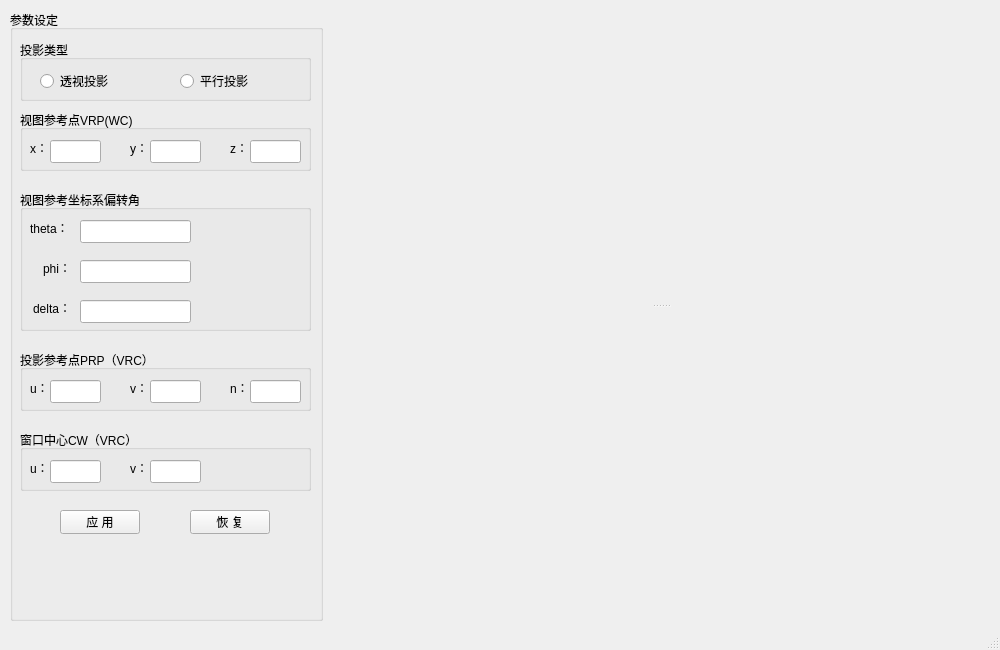
<?xml version="1.0" encoding="UTF-8"?>
<ui version="4.0">
 <class>MainWindow</class>
 <widget class="QMainWindow" name="MainWindow">
  <property name="geometry">
   <rect>
    <x>0</x>
    <y>0</y>
    <width>1000</width>
    <height>650</height>
   </rect>
  </property>
  <property name="windowTitle">
   <string>3D房屋绘制</string>
  </property>
  <widget class="QWidget" name="centralwidget">
   <widget class="QGroupBox" name="groupBox_set">
    <property name="geometry">
     <rect>
      <x>10</x>
      <y>10</y>
      <width>313</width>
      <height>611</height>
     </rect>
    </property>
    <property name="styleSheet">
     <string notr="true"/>
    </property>
    <property name="title">
     <string>参数设定</string>
    </property>
    <widget class="QGroupBox" name="groupBox_projection">
     <property name="geometry">
      <rect>
       <x>10</x>
       <y>30</y>
       <width>291</width>
       <height>61</height>
      </rect>
     </property>
     <property name="title">
      <string>投影类型</string>
     </property>
     <widget class="QRadioButton" name="radioButton_perspective">
      <property name="geometry">
       <rect>
        <x>20</x>
        <y>30</y>
        <width>97</width>
        <height>22</height>
       </rect>
      </property>
      <property name="text">
       <string>透视投影</string>
      </property>
     </widget>
     <widget class="QRadioButton" name="radioButton_parallel">
      <property name="geometry">
       <rect>
        <x>160</x>
        <y>30</y>
        <width>97</width>
        <height>22</height>
       </rect>
      </property>
      <property name="text">
       <string>平行投影</string>
      </property>
     </widget>
    </widget>
    <widget class="QGroupBox" name="groupBox_vrp">
     <property name="geometry">
      <rect>
       <x>10</x>
       <y>100</y>
       <width>291</width>
       <height>61</height>
      </rect>
     </property>
     <property name="title">
      <string>视图参考点VRP(WC)</string>
     </property>
     <widget class="QLabel" name="label">
      <property name="geometry">
       <rect>
        <x>10</x>
        <y>30</y>
        <width>21</width>
        <height>16</height>
       </rect>
      </property>
      <property name="text">
       <string>x：</string>
      </property>
     </widget>
     <widget class="QLabel" name="label_2">
      <property name="geometry">
       <rect>
        <x>110</x>
        <y>30</y>
        <width>21</width>
        <height>16</height>
       </rect>
      </property>
      <property name="text">
       <string>y：</string>
      </property>
     </widget>
     <widget class="QLabel" name="label_3">
      <property name="geometry">
       <rect>
        <x>210</x>
        <y>30</y>
        <width>16</width>
        <height>16</height>
       </rect>
      </property>
      <property name="text">
       <string>z：</string>
      </property>
     </widget>
     <widget class="QLineEdit" name="lineEdit_vrpx">
      <property name="geometry">
       <rect>
        <x>30</x>
        <y>30</y>
        <width>51</width>
        <height>23</height>
       </rect>
      </property>
     </widget>
     <widget class="QLineEdit" name="lineEdit_vrpy">
      <property name="geometry">
       <rect>
        <x>130</x>
        <y>30</y>
        <width>51</width>
        <height>23</height>
       </rect>
      </property>
     </widget>
     <widget class="QLineEdit" name="lineEdit_vrpz">
      <property name="geometry">
       <rect>
        <x>230</x>
        <y>30</y>
        <width>51</width>
        <height>23</height>
       </rect>
      </property>
     </widget>
    </widget>
    <widget class="QGroupBox" name="groupBox_4">
     <property name="geometry">
      <rect>
       <x>10</x>
       <y>180</y>
       <width>291</width>
       <height>141</height>
      </rect>
     </property>
     <property name="title">
      <string>视图参考坐标系偏转角</string>
     </property>
     <widget class="QLabel" name="label_4">
      <property name="geometry">
       <rect>
        <x>10</x>
        <y>30</y>
        <width>41</width>
        <height>16</height>
       </rect>
      </property>
      <property name="text">
       <string>theta：</string>
      </property>
     </widget>
     <widget class="QLabel" name="label_5">
      <property name="geometry">
       <rect>
        <x>10</x>
        <y>70</y>
        <width>41</width>
        <height>16</height>
       </rect>
      </property>
      <property name="layoutDirection">
       <enum>Qt::RightToLeft</enum>
      </property>
      <property name="text">
       <string>phi：</string>
      </property>
      <property name="alignment">
       <set>Qt::AlignRight|Qt::AlignTrailing|Qt::AlignVCenter</set>
      </property>
     </widget>
     <widget class="QLabel" name="label_6">
      <property name="geometry">
       <rect>
        <x>10</x>
        <y>110</y>
        <width>41</width>
        <height>16</height>
       </rect>
      </property>
      <property name="layoutDirection">
       <enum>Qt::RightToLeft</enum>
      </property>
      <property name="text">
       <string>delta：</string>
      </property>
      <property name="alignment">
       <set>Qt::AlignRight|Qt::AlignTrailing|Qt::AlignVCenter</set>
      </property>
     </widget>
     <widget class="QLineEdit" name="lineEdit_theta">
      <property name="geometry">
       <rect>
        <x>60</x>
        <y>30</y>
        <width>111</width>
        <height>23</height>
       </rect>
      </property>
     </widget>
     <widget class="QLineEdit" name="lineEdit_phi">
      <property name="geometry">
       <rect>
        <x>60</x>
        <y>70</y>
        <width>111</width>
        <height>23</height>
       </rect>
      </property>
     </widget>
     <widget class="QLineEdit" name="lineEdit_delta">
      <property name="geometry">
       <rect>
        <x>60</x>
        <y>110</y>
        <width>111</width>
        <height>23</height>
       </rect>
      </property>
     </widget>
    </widget>
    <widget class="QGroupBox" name="groupBox_prp">
     <property name="geometry">
      <rect>
       <x>10</x>
       <y>340</y>
       <width>291</width>
       <height>61</height>
      </rect>
     </property>
     <property name="title">
      <string>投影参考点PRP（VRC）</string>
     </property>
     <widget class="QLabel" name="label_9">
      <property name="geometry">
       <rect>
        <x>210</x>
        <y>30</y>
        <width>16</width>
        <height>16</height>
       </rect>
      </property>
      <property name="text">
       <string>n：</string>
      </property>
     </widget>
     <widget class="QLineEdit" name="lineEdit_prpu">
      <property name="geometry">
       <rect>
        <x>30</x>
        <y>30</y>
        <width>51</width>
        <height>23</height>
       </rect>
      </property>
     </widget>
     <widget class="QLabel" name="label_7">
      <property name="geometry">
       <rect>
        <x>10</x>
        <y>30</y>
        <width>21</width>
        <height>16</height>
       </rect>
      </property>
      <property name="text">
       <string>u：</string>
      </property>
     </widget>
     <widget class="QLabel" name="label_8">
      <property name="geometry">
       <rect>
        <x>110</x>
        <y>30</y>
        <width>21</width>
        <height>16</height>
       </rect>
      </property>
      <property name="text">
       <string>v：</string>
      </property>
     </widget>
     <widget class="QLineEdit" name="lineEdit_prpv">
      <property name="geometry">
       <rect>
        <x>130</x>
        <y>30</y>
        <width>51</width>
        <height>23</height>
       </rect>
      </property>
     </widget>
     <widget class="QLineEdit" name="lineEdit_prpn">
      <property name="geometry">
       <rect>
        <x>230</x>
        <y>30</y>
        <width>51</width>
        <height>23</height>
       </rect>
      </property>
     </widget>
    </widget>
    <widget class="QGroupBox" name="groupBox_6">
     <property name="geometry">
      <rect>
       <x>10</x>
       <y>420</y>
       <width>291</width>
       <height>61</height>
      </rect>
     </property>
     <property name="title">
      <string>窗口中心CW（VRC）</string>
     </property>
     <widget class="QLabel" name="label_10">
      <property name="geometry">
       <rect>
        <x>10</x>
        <y>30</y>
        <width>21</width>
        <height>16</height>
       </rect>
      </property>
      <property name="text">
       <string>u：</string>
      </property>
     </widget>
     <widget class="QLineEdit" name="lineEdit_cwv">
      <property name="geometry">
       <rect>
        <x>130</x>
        <y>30</y>
        <width>51</width>
        <height>23</height>
       </rect>
      </property>
     </widget>
     <widget class="QLabel" name="label_11">
      <property name="geometry">
       <rect>
        <x>110</x>
        <y>30</y>
        <width>21</width>
        <height>16</height>
       </rect>
      </property>
      <property name="text">
       <string>v：</string>
      </property>
     </widget>
     <widget class="QLineEdit" name="lineEdit_cwu">
      <property name="geometry">
       <rect>
        <x>30</x>
        <y>30</y>
        <width>51</width>
        <height>23</height>
       </rect>
      </property>
     </widget>
    </widget>
    <widget class="QPushButton" name="pushButton_apply">
     <property name="geometry">
      <rect>
       <x>50</x>
       <y>500</y>
       <width>80</width>
       <height>24</height>
      </rect>
     </property>
     <property name="text">
      <string>应 用</string>
     </property>
    </widget>
    <widget class="QPushButton" name="pushButton_restore">
     <property name="geometry">
      <rect>
       <x>180</x>
       <y>500</y>
       <width>80</width>
       <height>24</height>
      </rect>
     </property>
     <property name="text">
      <string>恢 复</string>
     </property>
    </widget>
   </widget>
   <widget class="QSplitter" name="splitter">
    <property name="geometry">
     <rect>
      <x>330</x>
      <y>0</y>
      <width>661</width>
      <height>611</height>
     </rect>
    </property>
    <property name="orientation">
     <enum>Qt::Vertical</enum>
    </property>
    <widget class="layoutWidget" name="widget_1" native="true"/>
    <widget class="projectionWidget" name="widget_2" native="true"/>
   </widget>
  </widget>
  <widget class="QMenuBar" name="menubar">
   <property name="geometry">
    <rect>
     <x>0</x>
     <y>0</y>
     <width>1000</width>
     <height>25</height>
    </rect>
   </property>
  </widget>
  <widget class="QStatusBar" name="statusbar"/>
 </widget>
 <customwidgets>
  <customwidget>
   <class>layoutWidget</class>
   <extends>QWidget</extends>
   <header location="global">layoutwidget.h</header>
   <container>1</container>
  </customwidget>
  <customwidget>
   <class>projectionWidget</class>
   <extends>QWidget</extends>
   <header location="global">projectionwidget.h</header>
   <container>1</container>
  </customwidget>
 </customwidgets>
 <resources/>
 <connections/>
</ui>
